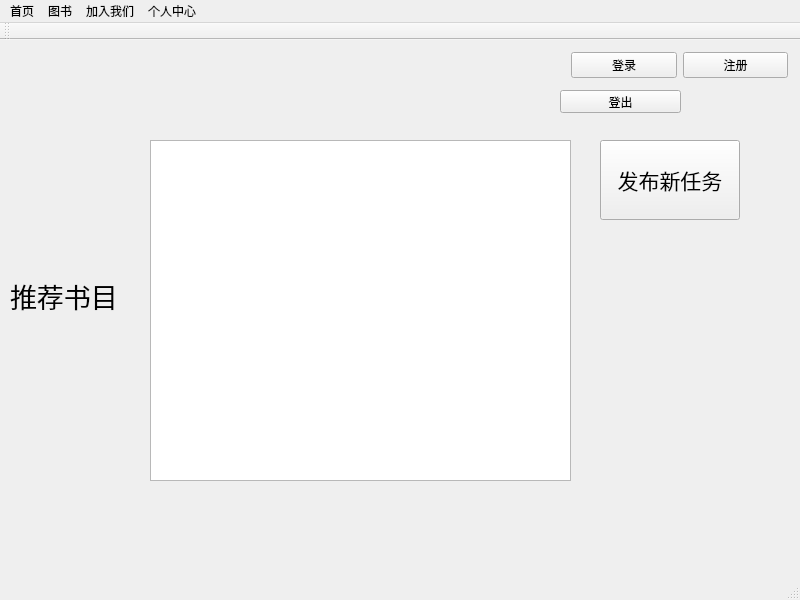
<?xml version="1.0" encoding="UTF-8"?>
<ui version="4.0">
 <class>MainWindow</class>
 <widget class="QMainWindow" name="MainWindow">
  <property name="geometry">
   <rect>
    <x>0</x>
    <y>0</y>
    <width>800</width>
    <height>600</height>
   </rect>
  </property>
  <property name="windowTitle">
   <string>MainWindow</string>
  </property>
  <widget class="QWidget" name="centralWidget">
   <widget class="QWidget" name="horizontalLayoutWidget">
    <property name="geometry">
     <rect>
      <x>560</x>
      <y>0</y>
      <width>239</width>
      <height>51</height>
     </rect>
    </property>
    <layout class="QHBoxLayout" name="horizontalLayout">
     <item>
      <widget class="QPushButton" name="btnLogin">
       <property name="text">
        <string>登录</string>
       </property>
      </widget>
     </item>
     <item>
      <widget class="QPushButton" name="btnRegister">
       <property name="text">
        <string>注册</string>
       </property>
      </widget>
     </item>
    </layout>
   </widget>
   <widget class="QPushButton" name="assignBtn">
    <property name="geometry">
     <rect>
      <x>600</x>
      <y>100</y>
      <width>140</width>
      <height>80</height>
     </rect>
    </property>
    <property name="font">
     <font>
      <pointsize>16</pointsize>
     </font>
    </property>
    <property name="text">
     <string>发布新任务</string>
    </property>
   </widget>
   <widget class="QLabel" name="label">
    <property name="geometry">
     <rect>
      <x>10</x>
      <y>220</y>
      <width>121</width>
      <height>71</height>
     </rect>
    </property>
    <property name="font">
     <font>
      <pointsize>20</pointsize>
     </font>
    </property>
    <property name="text">
     <string>推荐书目</string>
    </property>
   </widget>
   <widget class="QTableView" name="tableView">
    <property name="geometry">
     <rect>
      <x>150</x>
      <y>100</y>
      <width>421</width>
      <height>341</height>
     </rect>
    </property>
   </widget>
   <widget class="QWidget" name="verticalLayoutWidget">
    <property name="geometry">
     <rect>
      <x>449</x>
      <y>10</y>
      <width>111</width>
      <height>41</height>
     </rect>
    </property>
    <layout class="QVBoxLayout" name="welcomeLayout"/>
   </widget>
   <widget class="QLabel" name="labAvatar">
    <property name="geometry">
     <rect>
      <x>40</x>
      <y>20</y>
      <width>54</width>
      <height>51</height>
     </rect>
    </property>
    <property name="text">
     <string/>
    </property>
   </widget>
   <widget class="QPushButton" name="signoutBtn">
    <property name="geometry">
     <rect>
      <x>560</x>
      <y>50</y>
      <width>121</width>
      <height>23</height>
     </rect>
    </property>
    <property name="text">
     <string>登出</string>
    </property>
   </widget>
  </widget>
  <widget class="QMenuBar" name="menuBar">
   <property name="geometry">
    <rect>
     <x>0</x>
     <y>0</y>
     <width>800</width>
     <height>23</height>
    </rect>
   </property>
   <widget class="QMenu" name="menu">
    <property name="title">
     <string>首页</string>
    </property>
   </widget>
   <widget class="QMenu" name="menu_2">
    <property name="title">
     <string>图书</string>
    </property>
    <addaction name="actionEnter"/>
    <addaction name="actionRecuiting_R"/>
    <addaction name="actionOnshelf"/>
    <addaction name="actionRecoBook"/>
   </widget>
   <widget class="QMenu" name="menu_3">
    <property name="title">
     <string>加入我们</string>
    </property>
    <addaction name="actionemployment"/>
    <addaction name="actionmanagement"/>
   </widget>
   <widget class="QMenu" name="menu_4">
    <property name="title">
     <string>个人中心</string>
    </property>
    <addaction name="actionEnter_3"/>
    <addaction name="actionInfomation"/>
    <addaction name="actionDeposit"/>
   </widget>
   <addaction name="menu"/>
   <addaction name="menu_2"/>
   <addaction name="menu_3"/>
   <addaction name="menu_4"/>
  </widget>
  <widget class="QToolBar" name="mainToolBar">
   <attribute name="toolBarArea">
    <enum>TopToolBarArea</enum>
   </attribute>
   <attribute name="toolBarBreak">
    <bool>false</bool>
   </attribute>
  </widget>
  <widget class="QStatusBar" name="statusBar"/>
  <action name="actionRecuiting_R">
   <property name="text">
    <string>Recuiting</string>
   </property>
  </action>
  <action name="actionOnshelf">
   <property name="text">
    <string>Translating</string>
   </property>
  </action>
  <action name="actionRecoBook">
   <property name="text">
    <string>Onshlef</string>
   </property>
  </action>
  <action name="actionemployment">
   <property name="text">
    <string>Employment</string>
   </property>
  </action>
  <action name="actionEnter">
   <property name="text">
    <string>Enter</string>
   </property>
  </action>
  <action name="actionmanagement">
   <property name="text">
    <string>Management</string>
   </property>
  </action>
  <action name="actionEnter_2">
   <property name="text">
    <string>Enter</string>
   </property>
  </action>
  <action name="actionEnter_3">
   <property name="text">
    <string>Enter</string>
   </property>
  </action>
  <action name="actionInfomation">
   <property name="text">
    <string>Info mantaince</string>
   </property>
  </action>
  <action name="actionDeposit">
   <property name="text">
    <string>Deposit</string>
   </property>
  </action>
  <action name="actionmyAssignment">
   <property name="text">
    <string>myAssignment</string>
   </property>
  </action>
 </widget>
 <layoutdefault spacing="6" margin="11"/>
 <resources/>
 <connections/>
</ui>
